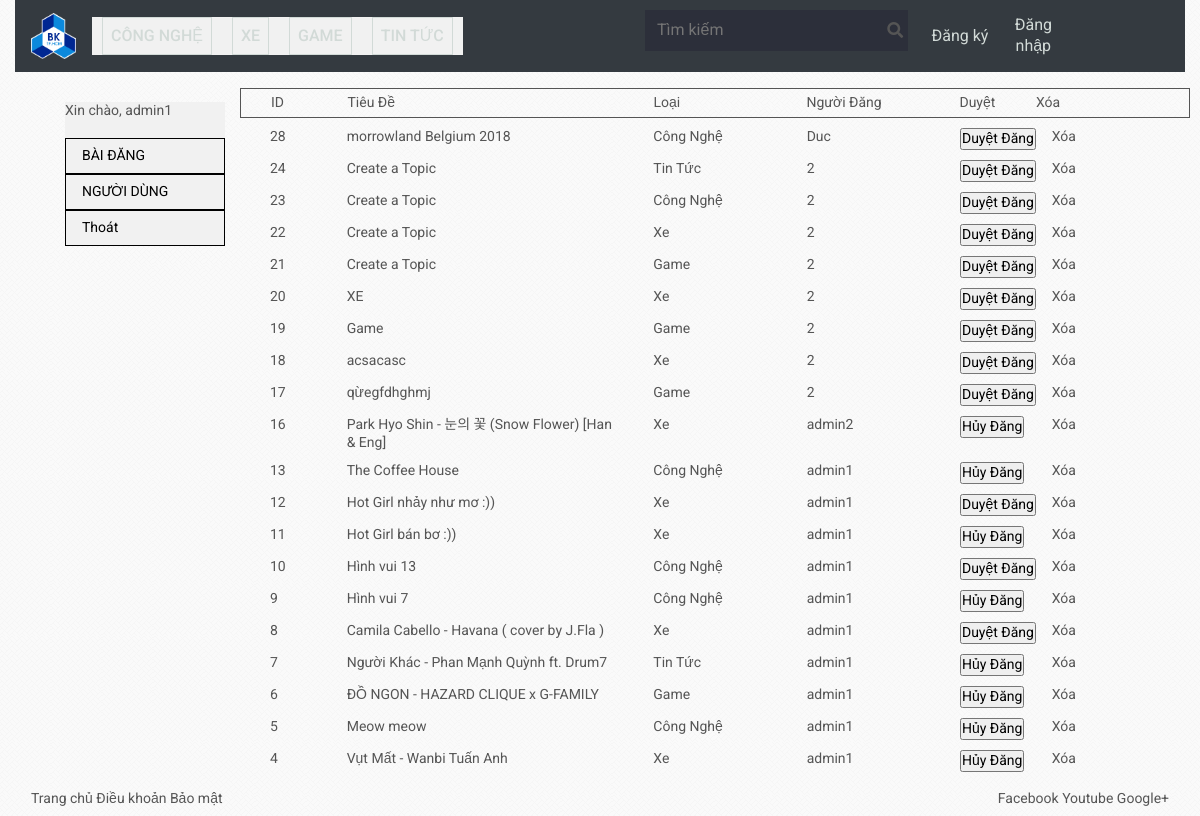
/admin/page/post.php (signed in), run on the app's committed database.
### tables this page shows
CREATE TABLE `post` (
  `id_post` int(255) NOT NULL,
  `poster` varchar(255) NOT NULL,
  `date_time` datetime NOT NULL,
  `title` varchar(255) NOT NULL,
  `decription` text NOT NULL,
  `typepost` int(11) NOT NULL,
  `img_lnk` text NOT NULL,
  `contentpost` text NOT NULL,
  `view` int(11) NOT NULL,
  `status` tinyint(1) NOT NULL
);

### admin/content/post.php (the view, shortened to what this page needs)
  <div class="col-md-10">
  		 <div class="row">
  		 	<div class="col-md-12">
  		 	</div>
  		 	<div class="col-md-12 line1" style="margin-top: 5px; height: 30px; border: 1px solid">
  		 		<div class="col-md-1 line1" style="float: left;margin-top: 5px;">ID</div>
				<div class="col-md-4 line1" style="float: left;margin-top: 5px;">Tiêu Đề</div>
  		 		<div class="col-md-2 line1" style="float: left;margin-top: 5px;">Loại</div>
  		 		<div class="col-md-2 line1" style="float: left;margin-top: 5px;">Người Đăng</div>
				<div class="col-md-1 line1" style="float: left;margin-top: 5px;">Duyệt</div>
  		 		<div class="col-md-2 line1" style="float: left;margin-top: 5px;">Xóa</div>
  		 	</div>
        <?php
        include("../backend/connectDB.php");
        $query = mysqli_query($connect, "SELECT * FROM post ORDER BY id_post DESC");
        while ($row = $query->fetch_assoc()) {
        ?>
          <div class="col-md-12 line2" style="margin-top: 5px;">
            <div class="col-md-1 line1" style="float: left;margin-top: 5px;"><?php echo $row['id_post']; ?></div>
            <div class="col-md-4 line1" style="float: left;margin-top: 5px;">
				<a href="http://localhost/page/post_detail.php?id_post=<?php echo $row['id_post'] ?>">
					<?php echo $row['title']; ?>
				</a>
			</div>
            <div class="col-md-2 line1" style="float: left;margin-top: 5px;">
              <?php
              if ($row['typepost'] == 1) echo "Công Nghệ";
              else if ($row['typepost'] == 2) echo "Xe";
			  else if ($row['typepost'] == 3) echo "Game";
			  else if ($row['typepost'] == 4) echo "Tin Tức";
              ?>
            </div>
            <div class="col-md-2 line1" style="float: left;margin-top: 5px;"><?php echo $row['poster']; ?></div>
			<div class="col-md-1 line1" style="float: left;margin-top: 5px;">
			<?php if ($row['status'] == 1){ ?>
			  <form action="../backend/cancel.php" method="POST">
				<input class="button" type="submit" value="Hủy Đăng">
			  </form>
			<?php  }else{  ?>
			  <form action="../backend/accept.php" method="POST">
				<input class="button" type="submit" value="Duyệt Đăng">
			  </form>
			<?php  } ?>
			</div>
            <div class="col-md-2 line1" style="float: left;margin-top: 5px;">
                <div class="col-md-12">
                    <a href="../backend/deletePost.php?id=<?php echo $row['id_post']; ?>">Xóa</a>
                </div>
            </div>
          </div>
        <?php
        }
         ?>
  	</div>
  </div>
</div>
</div>

### admin/css/styles.css (style rules this page uses)
* { margin: 0; padding: 0; box-sizing: border-box; }
body { font-family: 'Roboto', sans-serif; font-size: 14px; color: #555; line-height: 1.285; background-image: url("../images/bg.png"); }
a { text-decoration: none; color: #555; }

### data on the page
post: id_post "28", title "morrowland Belgium 2018", typepost "Công Nghệ", poster "Duc"
post: id_post "24", title "Create a Topic", typepost "Tin Tức", poster "2"
post: id_post "23", title "Create a Topic", typepost "Công Nghệ", poster "2"
post: id_post "22", title "Create a Topic", typepost "Xe", poster "2"
post: id_post "21", title "Create a Topic", typepost "Game", poster "2"
post: id_post "20", title "XE", typepost "Xe", poster "2"
post: id_post "19", title "Game", typepost "Game", poster "2"
post: id_post "18", title "acsacasc", typepost "Xe", poster "2"
post: id_post "17", title "qừegfdhghmj", typepost "Game", poster "2"
post: id_post "16", title "Park Hyo Shin - 눈의 꽃 (Snow Flower) [Han & Eng]", typepost "Xe", poster "admin2"
post: id_post "13", title "The Coffee House", typepost "Công Nghệ", poster "admin1"
post: id_post "12", title "Hot Girl nhảy như mơ :))", typepost "Xe", poster "admin1"
post: id_post "11", title "Hot Girl bán bơ :))", typepost "Xe", poster "admin1"
post: id_post "10", title "Hình vui 13", typepost "Công Nghệ", poster "admin1"
post: id_post "9", title "Hình vui 7", typepost "Công Nghệ", poster "admin1"
post: id_post "8", title "Camila Cabello - Havana ( cover by J.Fla )", typepost "Xe", poster "admin1"
post: id_post "7", title "Người Khác - Phan Mạnh Quỳnh ft. Drum7", typepost "Tin Tức", poster "admin1"
post: id_post "6", title "ĐỒ NGON - HAZARD CLIQUE x G-FAMILY", typepost "Game", poster "admin1"
post: id_post "5", title "Meow meow", typepost "Công Nghệ", poster "admin1"
post: id_post "4", title "Vụt Mất - Wanbi Tuấn Anh", typepost "Xe", poster "admin1"

### other printed values
$_SESSION['adminName'] "admin1"
